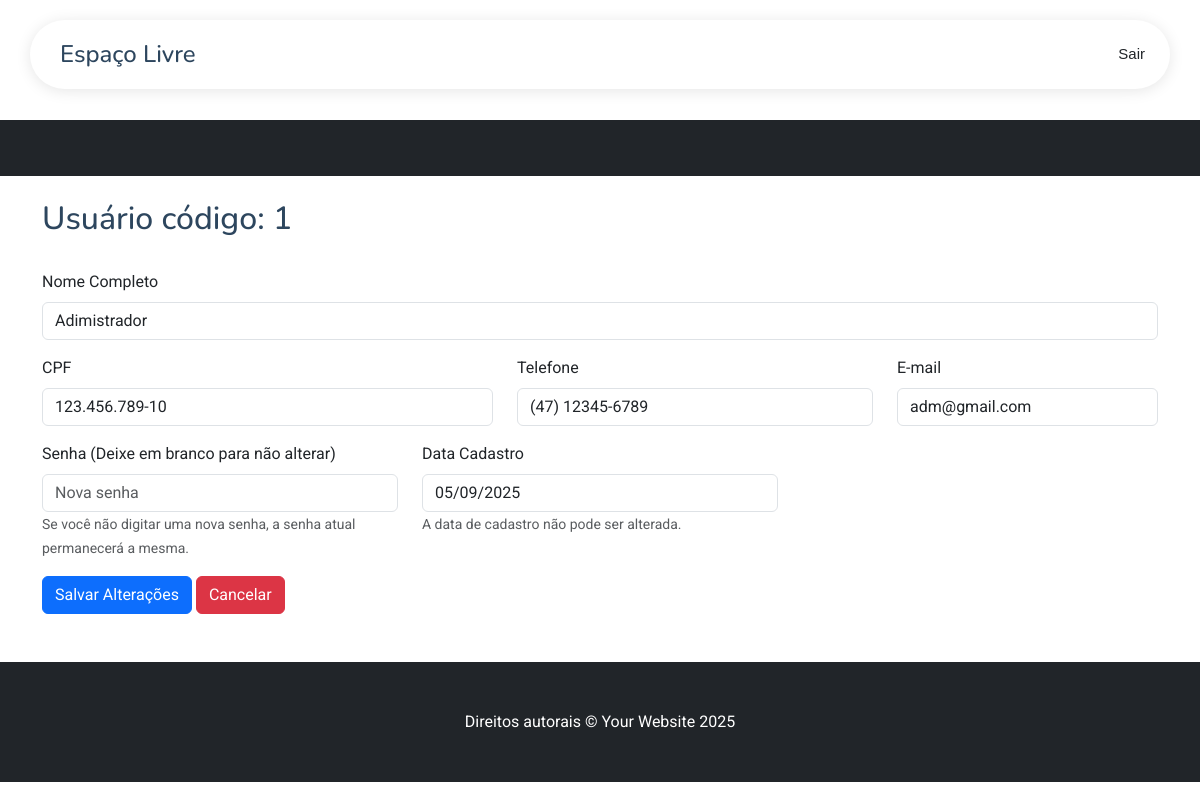
The page /editUsuario.php?id=1 on the database as committed earlier.
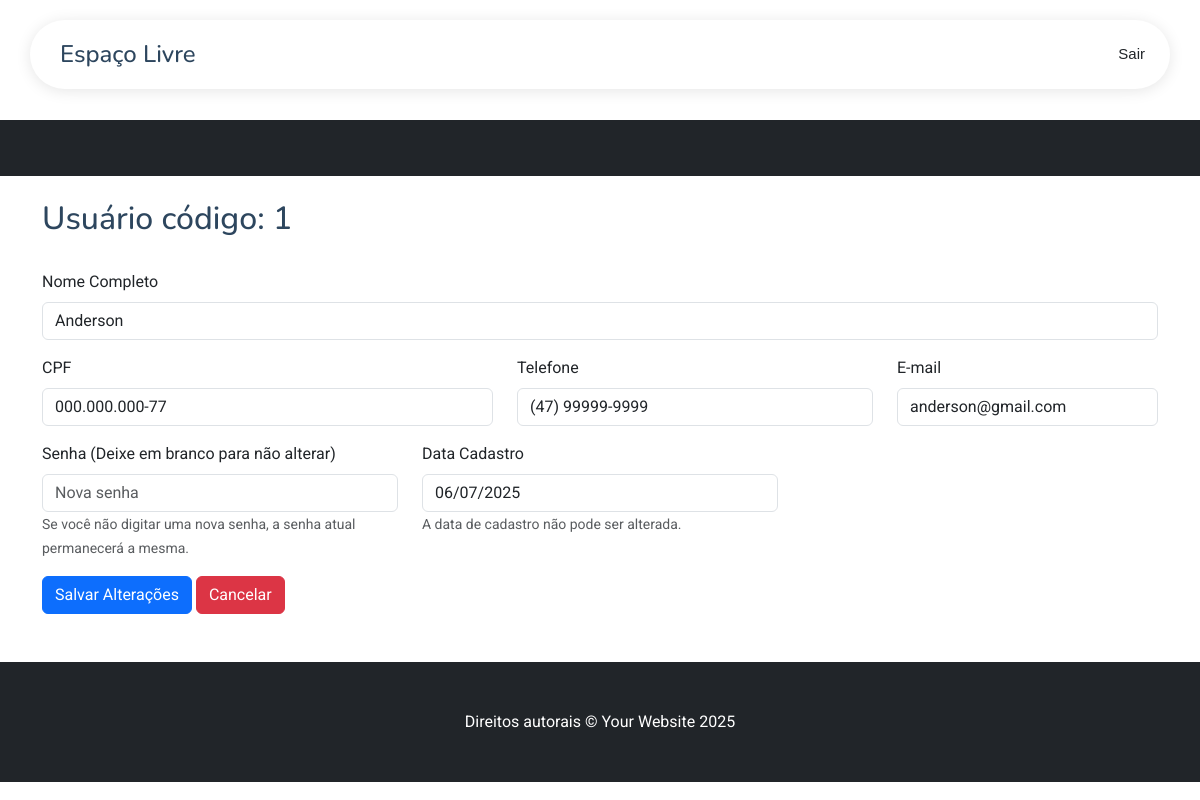
The same page on the database as committed later.
### tables this page shows
CREATE TABLE `usuarios` (
  `id` int(11) NOT NULL,
  `nome` varchar(255) NOT NULL,
  `cpf` varchar(20) DEFAULT NULL,
  `telefone` varchar(20) DEFAULT NULL,
  `email` varchar(255) NOT NULL,
  `senha` varchar(255) NOT NULL,
  `dataCadastro` date DEFAULT curdate(),
  `nivel_acesso` int(11) NOT NULL DEFAULT 1 COMMENT '1=Usuário Padrão, 2=Administrador'
);

### editUsuario.php (the view, shortened to what this page needs)
<!DOCTYPE html>
<?php
include_once ("conexao.php");
$id = filter_input(INPUT_GET, 'id', FILTER_SANITIZE_NUMBER_INT);
$select_usuario = "SELECT * FROM usuarios WHERE id = '$id'";
$result_usuario = mysqli_query($conexao, $select_usuario);
$linha_usuario = mysqli_fetch_assoc($result_usuario);
?>
<html lang="pt-br">
    <?php
        require_once 'components/head.php';
    ?>
<head>
</head>
<body>
    <body>
    <?php require_once 'components/headerQuatro.php'; ?><br><br><br><br><br>
    <header class="bg-dark py-1">
    </header>
    <div class="container mt-4">
        <h2>Usuário código: <?php echo $linha_usuario['id']; ?></h2><br>
        <form action="saveEditUsuario.php" method="POST">
            <div class="mb-3">
                <label for="nome" class="form-label">Nome Completo</label>
                <input type="text" class="form-control" id="nome" name="nome" value="<?php echo htmlspecialchars($linha_usuario['nome']); ?>" required>
            </div>
            <div class="row mb-3">
                <div class="col-md-5">
                    <label for="cpf" class="form-label">CPF</label>
                    <input type="text" class="form-control" id="cpf" name="cpf" value="<?php echo htmlspecialchars($linha_usuario['cpf']); ?>" required>
                </div>
                <div class="col-md-4">
                    <label for="telefone" class="form-label">Telefone</label>
                    <input type="text" class="form-control" id="telefone" name="telefone" value="<?php echo htmlspecialchars($linha_usuario['telefone']); ?>">
                </div>
                <div class="col-md-3">
                    <label for="email" class="form-label">E-mail</label>
                    <input type="email" class="form-control" id="email" name="email" value="<?php echo htmlspecialchars($linha_usuario['email']); ?>">
                </div>
            </div>
            <div class="row mb-3">
                <div class="col-md-4">
                    <label for="senha" class="form-label">Senha (Deixe em branco para não alterar)</label>
                    <input type="password" class="form-control" id="senha" name="senha" placeholder="Nova senha">
                    <small class="form-text text-muted">Se você não digitar uma nova senha, a senha atual permanecerá a mesma.</small>
                </div>
                <div class="col-md-4">
                    <label for="dataCadastro" class="form-label">Data Cadastro</label>
                    <input type="date" class="form-control" id="dataCadastro" name="dataCadastro" value="<?php echo htmlspecialchars($linha_usuario['dataCadastro']); ?>" readonly>
                    <small class="form-text text-muted">A data de cadastro não pode ser alterada.</small>
                </div>
            </div>
            <button type="submit" name="btnEditar" class="btn btn-primary">Salvar Alterações</button>
            <button type="button" class="btn btn-danger">Cancelar</button>
        </form>
    </div><br><br>
    <footer class="py-5 bg-dark">
        <div class="container">
            <p class="m-0 text-center text-white">Direitos autorais &copy; Your Website 2025</p>
        </div>
    </footer>
</body>
</html>

Rows that differ between the two databases and show on the page:
changed usuarios id 1: nome "Adimistrador" → "Anderson"; cpf "123.456.789-10" → "000.000.000-77"; telefone "(47) 12345-6789" → "(47) 99999-9999"; email "adm@gmail.com" → "anderson@gmail.com"; dataCadastro "05/09/2025" → "06/07/2025"
